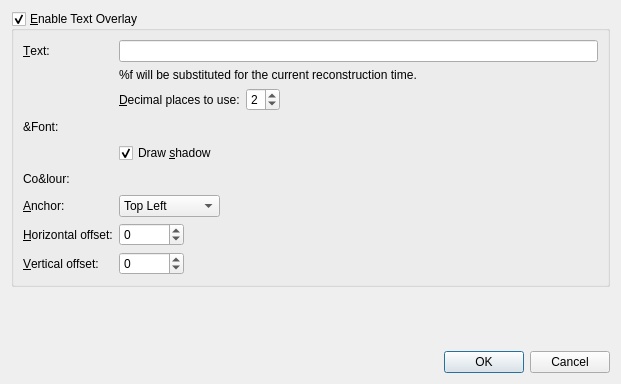
<?xml version="1.0" encoding="UTF-8"?>
<ui version="4.0">
 <class>ConfigureTextOverlayDialog</class>
 <widget class="QDialog" name="ConfigureTextOverlayDialog">
  <property name="geometry">
   <rect>
    <x>0</x>
    <y>0</y>
    <width>621</width>
    <height>384</height>
   </rect>
  </property>
  <property name="windowTitle">
   <string>Configure Text Overlay</string>
  </property>
  <property name="windowIcon">
   <iconset resource="../qt-resources/qt_resources.qrc">
    <normaloff>:/GPlates-icon-160x160-opaque.png</normaloff>:/GPlates-icon-160x160-opaque.png</iconset>
  </property>
  <property name="modal">
   <bool>true</bool>
  </property>
  <layout class="QVBoxLayout" name="verticalLayout">
   <item>
    <widget class="QGroupBox" name="text_overlay_groupbox">
     <property name="title">
      <string>&amp;Enable Text Overlay</string>
     </property>
     <property name="checkable">
      <bool>true</bool>
     </property>
     <property name="checked">
      <bool>true</bool>
     </property>
     <layout class="QFormLayout" name="formLayout">
      <property name="fieldGrowthPolicy">
       <enum>QFormLayout::ExpandingFieldsGrow</enum>
      </property>
      <item row="0" column="0">
       <widget class="QLabel" name="text_label">
        <property name="text">
         <string>&amp;Text:</string>
        </property>
        <property name="buddy">
         <cstring>text_lineedit</cstring>
        </property>
       </widget>
      </item>
      <item row="0" column="1">
       <widget class="QLineEdit" name="text_lineedit"/>
      </item>
      <item row="1" column="1">
       <widget class="QLabel" name="text_hint_label">
        <property name="text">
         <string>%f will be substituted for the current reconstruction time.</string>
        </property>
       </widget>
      </item>
      <item row="3" column="0">
       <widget class="QLabel" name="font_label">
        <property name="text">
         <string>&amp;Font:</string>
        </property>
       </widget>
      </item>
      <item row="3" column="1">
       <widget class="QWidget" name="font_widget" native="true">
        <layout class="QHBoxLayout" name="horizontalLayout_2">
         <property name="spacing">
          <number>0</number>
         </property>
         <property name="margin">
          <number>0</number>
         </property>
         <item>
          <widget class="QWidget" name="font_button_placeholder_widget" native="true"/>
         </item>
         <item>
          <spacer name="horizontalSpacer_2">
           <property name="orientation">
            <enum>Qt::Horizontal</enum>
           </property>
           <property name="sizeHint" stdset="0">
            <size>
             <width>203</width>
             <height>20</height>
            </size>
           </property>
          </spacer>
         </item>
        </layout>
       </widget>
      </item>
      <item row="4" column="1">
       <widget class="QCheckBox" name="shadow_checkbox">
        <property name="text">
         <string>Draw &amp;shadow</string>
        </property>
        <property name="checked">
         <bool>true</bool>
        </property>
       </widget>
      </item>
      <item row="5" column="0">
       <widget class="QLabel" name="colour_label">
        <property name="text">
         <string>Co&amp;lour:</string>
        </property>
       </widget>
      </item>
      <item row="5" column="1">
       <widget class="QWidget" name="colour_widget" native="true">
        <layout class="QHBoxLayout" name="horizontalLayout">
         <property name="spacing">
          <number>0</number>
         </property>
         <property name="margin">
          <number>0</number>
         </property>
         <item>
          <widget class="QWidget" name="colour_button_placeholder_widget" native="true"/>
         </item>
         <item>
          <spacer name="horizontalSpacer">
           <property name="orientation">
            <enum>Qt::Horizontal</enum>
           </property>
           <property name="sizeHint" stdset="0">
            <size>
             <width>203</width>
             <height>20</height>
            </size>
           </property>
          </spacer>
         </item>
        </layout>
       </widget>
      </item>
      <item row="6" column="0">
       <widget class="QLabel" name="anchor_label">
        <property name="text">
         <string>&amp;Anchor:</string>
        </property>
        <property name="buddy">
         <cstring>anchor_combobox</cstring>
        </property>
       </widget>
      </item>
      <item row="6" column="1">
       <widget class="QComboBox" name="anchor_combobox">
        <item>
         <property name="text">
          <string>Top Left</string>
         </property>
        </item>
        <item>
         <property name="text">
          <string>Top Right</string>
         </property>
        </item>
        <item>
         <property name="text">
          <string>Bottom Left</string>
         </property>
        </item>
        <item>
         <property name="text">
          <string>Bottom Right</string>
         </property>
        </item>
       </widget>
      </item>
      <item row="7" column="0">
       <widget class="QLabel" name="horizontal_offset_label">
        <property name="text">
         <string>&amp;Horizontal offset:</string>
        </property>
        <property name="buddy">
         <cstring>horizontal_offset_spinbox</cstring>
        </property>
       </widget>
      </item>
      <item row="7" column="1">
       <widget class="QSpinBox" name="horizontal_offset_spinbox">
        <property name="minimum">
         <number>-10000</number>
        </property>
        <property name="maximum">
         <number>10000</number>
        </property>
       </widget>
      </item>
      <item row="8" column="0">
       <widget class="QLabel" name="vertical_offset_label">
        <property name="text">
         <string>&amp;Vertical offset:</string>
        </property>
        <property name="buddy">
         <cstring>vertical_offset_spinbox</cstring>
        </property>
       </widget>
      </item>
      <item row="8" column="1">
       <widget class="QSpinBox" name="vertical_offset_spinbox">
        <property name="minimum">
         <number>-10000</number>
        </property>
        <property name="maximum">
         <number>10000</number>
        </property>
       </widget>
      </item>
      <item row="2" column="1">
       <layout class="QHBoxLayout" name="horizontalLayout_3">
        <item>
         <widget class="QLabel" name="label_decimal_places">
          <property name="text">
           <string>&amp;Decimal places to use:</string>
          </property>
          <property name="buddy">
           <cstring>spinbox_decimal_places</cstring>
          </property>
         </widget>
        </item>
        <item>
         <widget class="QSpinBox" name="spinbox_decimal_places">
          <property name="minimum">
           <number>0</number>
          </property>
          <property name="maximum">
           <number>8</number>
          </property>
          <property name="value">
           <number>2</number>
          </property>
         </widget>
        </item>
       </layout>
      </item>
     </layout>
    </widget>
   </item>
   <item>
    <spacer name="verticalSpacer">
     <property name="orientation">
      <enum>Qt::Vertical</enum>
     </property>
     <property name="sizeHint" stdset="0">
      <size>
       <width>20</width>
       <height>0</height>
      </size>
     </property>
    </spacer>
   </item>
   <item>
    <widget class="QDialogButtonBox" name="main_buttonbox">
     <property name="standardButtons">
      <set>QDialogButtonBox::Cancel|QDialogButtonBox::Ok</set>
     </property>
    </widget>
   </item>
  </layout>
 </widget>
 <resources>
  <include location="../qt-resources/qt_resources.qrc"/>
 </resources>
 <connections/>
</ui>
